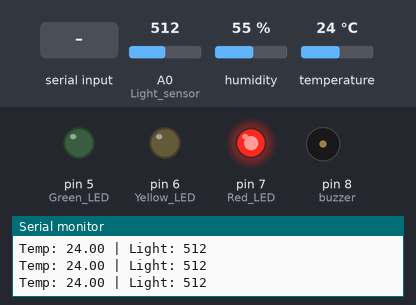
This sketch was run on a simulated Arduino Uno, built with avr-gcc and run on an emulated ATmega328P. Parts: output pins drawn as LEDs (lit = HIGH), buzzer (waves = sounding, pin HIGH), the last lines printed to the serial monitor. The inputs (shaded band) are chosen by the test bench; at power-on: A0 (Light_sensor) = 512, humidity 55 %, temperature 24 °C.

Above: at 1.2 s.
1.3 s: "1,90,45\n" received over Serial
At 1.9 s:
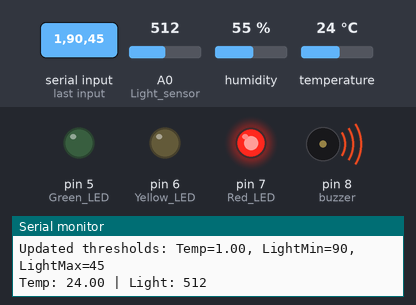
3.0 s: A0 (Light_sensor) set to 49
4.5 s: A0 (Light_sensor) set to 42
At 5.7 s:
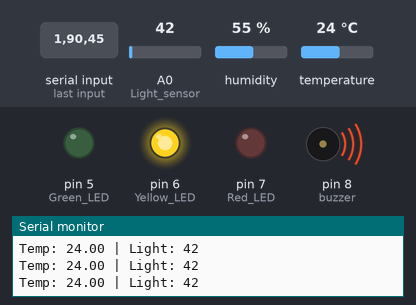
6.0 s: "90,45,200\n" received over Serial
At 6.7 s:
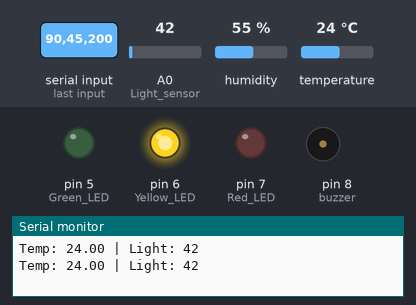
7.5 s: A0 (Light_sensor) set to 122
At 7.9 s:
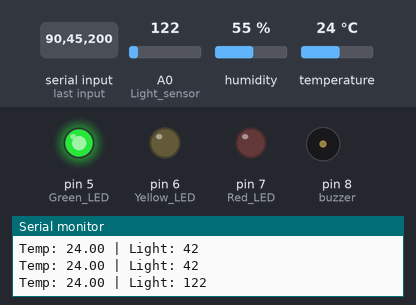
9.0 s: A0 (Light_sensor) set to 192
10.5 s: A0 (Light_sensor) set to 219
At 12.0 s:
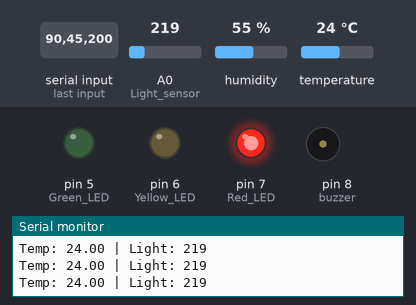
Timing chart, 0 to 13.0 s (numbered marks = the images above; inputs shaded):
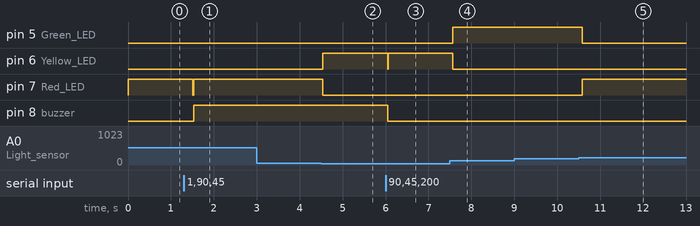

The sketch:

asg2.ino
```cpp
#include "DHT.h"

const int Green_LED = 5;
const int Yellow_LED = 6;
const int Red_LED = 7;
const int Light_sensor = A0;
const int buzzer = 8;
const int temp_sensor = 3;

#define DHTTYPE DHT22
DHT dht(temp_sensor, DHTTYPE);

// Threshold variables
float tempThreshold = 24.0;
int lightMin = 10;
int lightMax = 200;

void setup() {
  pinMode(Green_LED, OUTPUT);
  pinMode(Yellow_LED, OUTPUT);
  pinMode(Red_LED, OUTPUT);
  pinMode(buzzer, OUTPUT);

  Serial.begin(9600);
  dht.begin();
}

void loop() {
  if (Serial.available()) {
    String input = Serial.readStringUntil('\n');
    input.trim();  // Remove whitespace

    int firstComma = input.indexOf(',');
    int secondComma = input.lastIndexOf(',');

    if (firstComma > 0 && secondComma > firstComma) {
      float newTemp = input.substring(0, firstComma).toFloat();
      int newMin = input.substring(firstComma + 1, secondComma).toInt();
      int newMax = input.substring(secondComma + 1).toInt();

      // Update thresholds
      tempThreshold = newTemp;
      lightMin = newMin;
      lightMax = newMax;

      Serial.print("Updated thresholds: Temp=");
      Serial.print(tempThreshold);
      Serial.print(", LightMin=");
      Serial.print(lightMin);
      Serial.print(", LightMax=");
      Serial.println(lightMax);
    }
  }


  int light_val = analogRead(Light_sensor);
  float temperatureC = dht.readTemperature();

  digitalWrite(Green_LED, LOW);
  digitalWrite(Yellow_LED, LOW);
  digitalWrite(Red_LED, LOW);
  digitalWrite(buzzer, LOW);

  if (isnan(temperatureC)) {
    Serial.println("Error, failed to load temperature!");
    return;
  }

  Serial.print("Temp: ");
  Serial.print(temperatureC);
  Serial.print(" | Light: ");
  Serial.println(light_val);


  if (light_val > lightMax) {
    digitalWrite(Red_LED, HIGH);
  } else if (light_val < lightMin) {
    digitalWrite(Yellow_LED, HIGH);
  } else {
    digitalWrite(Green_LED, HIGH);
  }


  if (temperatureC > tempThreshold) {
    digitalWrite(buzzer, HIGH);
  }

  delay(500);
}
```

Measured:
- the behaviour switches between 46 and 45 on A0 (Light_sensor) (found by bisection; images 1 and 2)
- the behaviour switches between 200 and 201 on A0 (Light_sensor) (found by bisection; images 4 and 5)
- after the input at 1.3 s, pin 7 (Red_LED): HIGH → LOW after 0.21 s, → HIGH 0.02 s later; pin 8 (buzzer): LOW → HIGH after 0.23 s
- after the input at 4.5 s, pin 6 (Yellow_LED): LOW → HIGH at once; pin 7 (Red_LED): HIGH → LOW at once
- after the input at 6.0 s, pin 6 (Yellow_LED): HIGH → LOW after 0.05 s, → HIGH 0.01 s later; pin 8 (buzzer): HIGH → LOW after 0.05 s
- after the input at 7.5 s, pin 5 (Green_LED): LOW → HIGH after 0.07 s; pin 6 (Yellow_LED): HIGH → LOW after 0.07 s
- after the input at 10.5 s, pin 5 (Green_LED): HIGH → LOW after 0.08 s; pin 7 (Red_LED): LOW → HIGH after 0.08 s
